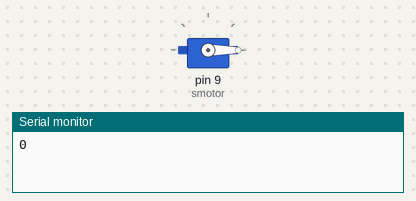
This sketch was run on a simulated Arduino Uno, built with avr-gcc and run on an emulated ATmega328P. Shown: servo, the last lines printed to the serial monitor.

Above: at 0.05 s.
At 3.55 s:
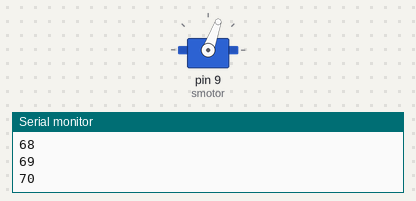
At 7.05 s:
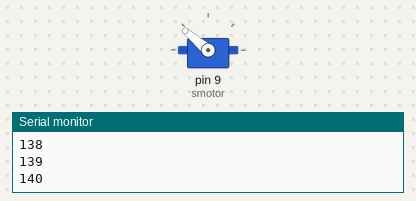
At 14.15 s:
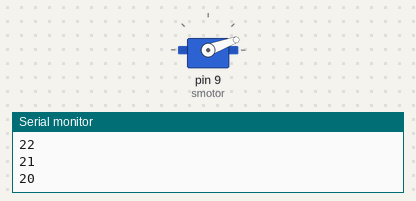
Timing chart, 0 to 19.7 s (numbered marks = the images above):
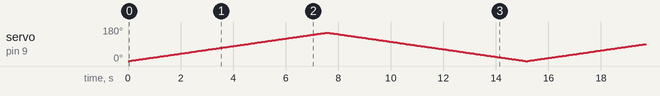

The sketch:

sketch_oct04a.ino
```cpp
#include <Servo.h>

Servo smotor;
void setup() {
  // put your setup code here, to run once:
  smotor.attach(9);
  Serial.begin(9600);
  smotor.write(0);
}

void loop() {
  // put your main code here, to run repeatedly:
  for(int angle = 0; angle<=150; angle++)
  {
    smotor.write(angle);
    Serial.println(angle);
    delay(50);
  }
  for(int angle = 150; angle>=0; angle--)
  {
    smotor.write(angle);
    Serial.println(angle);
    delay(50);
  }
}
```
